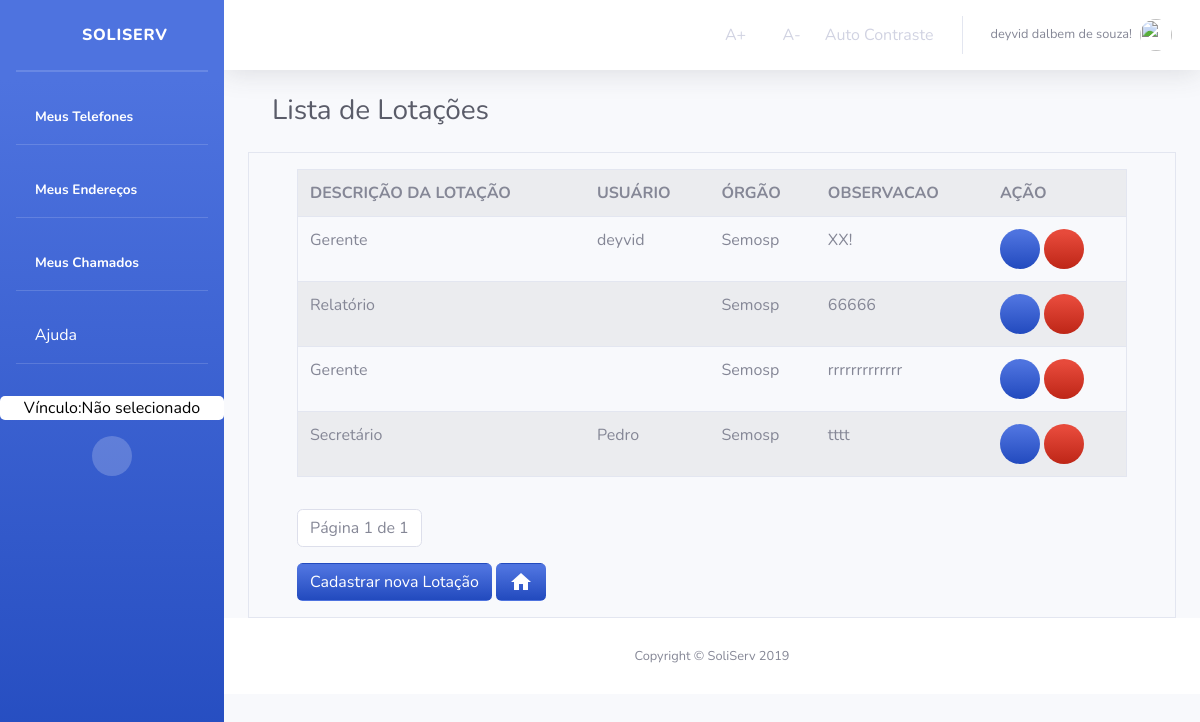
Page /Orgao/listarLotacoes/ (signed in) on the committed database.
### Orgao/models.py (models this page shows, shortened)
class Lotacao(models.Model):
    observacao = models.CharField('OBSERVAÇÃO', max_length=45)
    idTipoLotacao = models.ForeignKey(
        TipoLotacao, on_delete=models.CASCADE, verbose_name="TIPO LOTAÇÃO")
    idUsuario = models.ForeignKey(
        User, on_delete=models.CASCADE, verbose_name="USUÁRIO")
    idOrgao = models.ForeignKey(
        Orgao, on_delete=models.CASCADE, verbose_name="ÓRGÃO")
    class Meta:
        verbose_name = "Lotacao"
        verbose_name_plural = "Lotacao"

class TipoLotacao(models.Model):
    descricao = models.CharField('DESCRIÇÃO', max_length=45)
    class Meta:
        verbose_name = "TipoLotacao"
        verbose_name_plural = "TiposLotacao"

class Orgao(models.Model):
    nomeOrgao = models.CharField('NOME ORGÃO', max_length=45)
    descricao = models.CharField('DESCRIÇÃO', max_length=100)
    emailOrgao = models.CharField('EMAIL ORGÃO', max_length=45)
    nomeResponsavelOrgao = models.CharField(
        'RESPONSÁVEL PELO ÓRGÃO', max_length=45)
    enderecoOrgao = models.CharField(
        'ENDERECO ORGÃO', max_length=45, default="")
    telefoneOrgao = models.IntegerField('TELEFONE ORGÃO')
    class Meta:
        verbose_name = "Orgao"
        verbose_name_plural = "Orgao"

### Orgao/views.py (the view)
# urls.py: path('listarLotacoes/', views.LotacaoList, name='lista_lotacao'),
def LotacaoList(request):
    if not request.user.has_perm('Lotacao.add_Lotacao'):
        return render(request, 'Orgao/bloqueioDeAcesso.html')
    else:
        if not request.user.is_authenticated:
            return render(request, 'Usuario/acessoNegado.html')
        else:
            lotacao_list = Lotacao.objects.all()
            paginator = Paginator(lotacao_list, 6)
            page = request.GET.get('page')
            lotacao_list = paginator.get_page(page)
            context = {'lotacao_list': lotacao_list}
            if not request.user.is_authenticated:
                return render(request, 'Usuario/acessoNegado.html')
            else:
                return render(request, 'Lotacao/lotacaoList.html', context)

### Orgao/templates/Lotacao/lotacaoList.html (shortened to what this page needs)
{% extends "sistemaDeGestaoDeServicosPublicos/index1.html" %}
{% block titulo %}
Lista de Lotações
{% endblock titulo %}
{% block centro %}
<main id="Orgao" class="container border">
    <div class="container">
        {% block centroOrgao %}
        <form style="overflow-x: auto;">
            {% if lotacao_list %}
            <table class="table table-striped border mt-3">
                <tr>
                    <th>DESCRIÇÃO DA LOTAÇÃO</th>
                    <th>USUÁRIO</th>
                    <th>ÓRGÃO</th>
                    <th>OBSERVACAO</th>
                    <th>AÇÃO</th>
                </tr>
                {% for lotacao in lotacao_list %}
                <tr>
                    <td>
                        <a>
                            {{lotacao.idTipoLotacao.descricao}}
                        </a>
                    </td>
                    <td>{{lotacao.idUsuario.first_name}}</td>
                    <td>{{lotacao.idOrgao.nomeOrgao}}</td>
                    <td>{{lotacao.observacao}}</td>
                    <td>
                            <a  href="{% url 'Orgao:lotacao_atualizar' lotacao.id %}" class="bg-gradient-primary text-white btn-circle"title="Editar Lotação">
                                <i class="fas fa-edit"></i>
                            </a>
                        <a  href="{% url 'Orgao:lotacao_deletar' lotacao.id %}" class="bg-gradient-danger text-white btn-circle"title="Excluir Lotação">
                            <i class="fas fa-trash"></i>
                        </a>
                    </td>
                </tr>
                {% endfor %}
                {% else %}
                <div class="alert alert-danger mt-3">
                    Não há Dados Cadastrados!
                </div>
                {% endif %}
            </table>
        </form>
        <nav aria-label="text-left pagination  ">
            <ul class="pagination ">
                <li class="page-item disabled">
                    <a class="page-link" href="#">
                        Página {{ lotacao_list.number }} de
                        {{ lotacao_list.paginator.num_pages }}
                    </a>
                </li>
            </ul>
        </nav>
        <a class="btn  mb-3  bg-gradient-primary text-white"  href="{% url 'Orgao:cadastro_Lotacao'%}"
            title="cadastrar nova Lotação">
            Cadastrar nova Lotação
        </a>
        <a class="btn  mb-3  bg-gradient-primary text-white"  href="{% url 'Orgao:orgao_index'%}"
            title="Voltar a HomePage">
            <i class="material-icons">home</i>
        </a>
</main>
{% endblock %}
</div>
{% endblock %}

### templates/sistemaDeGestaoDeServicosPublicos/index1.html (shortened to what this page needs)
<!DOCTYPE html>
<html lang="pt-br">
{% load staticfiles %}
<head>
  <link rel="stylesheet" href="{% static 'tema/css/sb-admin-2.css' %}">
  <link rel="stylesheet" href="{% static 'tema/vendor/fontawesome-free/css/all.css' %}">
  <link rel="stylesheet" href="{% static 'tema/vendor/fontawesome-free/css/all.css' %}">
  <link rel="stylesheet" href="{% static 'css/style.css' %}">
  <link rel="stylesheet" href="{% static 'img/avatar_2x.png' %}">
  <link rel="stylesheet" href="https://stackpath.bootstrapcdn.com/bootstrap/4.3.1/css/bootstrap.min.css"
>
  <link href="https://unpkg.com/material-components-web@latest/dist/material-components-web.min.css" rel="stylesheet">
  <link href="vendor/fontawesome-free/css/all.min.css" rel="stylesheet" type="text/css">
  <link href="css/sb-admin-2.min.css" rel="stylesheet">
</head>
<body id="page-top" class="acessibilidade teste">
  <div id="wrapper">
    <ul class="navbar-nav bg-gradient-primary sidebar sidebar-dark accordion" id="accordionSidebar">
      <a class="sidebar-brand d-flex align-items-center justify-content-center" href="{% url 'index' %}">
        <div class="sidebar-brand-icon">
          <i class="fas fa-home"></i>
        </div>
        <div class="sidebar-brand-text mx-3">SoliServ</div>
      </a>
      <hr class="sidebar-divider my-0">
      <hr class="sidebar-divider">
      <li class="nav-item active">
        <a class="nav-link" href="{% url 'listaTelefones' %}" title="Listar Meus Telefones">
          <i class="fas fa-phone-alt"></i>
          <span>Meus Telefones</span></a>
      </li>
      <hr class="sidebar-divider d-none d-md-block">
      <li class="nav-item active">
        <a class="nav-link" href="{% url 'listaEnderecos' %}" title="Listar Meus Endereços">
          <i class="fas fa-map-marker-alt"></i>
          <span>Meus Endereços</span></a>
      </li>
      <hr class="sidebar-divider d-none d-md-block">
      {% if user.is_authenticated %}
      <li class="nav-item active">
        <a class="nav-link" href="{% url 'Chamados:lista_chamado' user.id %}" title="Listar Meus Chamados">
          <i class="fas fa-list"></i>
          <span>Meus Chamados</span></a>
      </li>
      {% else %}
      <li class="nav-item active">
        <a class="nav-link" href="#" title="Listar Meus Chamados">
          <i class="fas fa-list"></i>
          <span>Meus Chamados</span></a>
      </li>
      {% endif %}
      <hr class="sidebar-divider d-none d-md-block">
      <li class="nav-item">
        <a class="nav-link text-white" href="#" data-toggle="modal" data-target="#ModalAjuda" title="Obter informações">
          <i class="far fa-question-circle"></i>
          Ajuda
        </a>
      </li>
      <hr class="sidebar-divider d-none d-md-block">
      {% if request.session.temVinculo %}
      <a class="mt-3 text-center w-60 escolheVinculo" title="Clique para Escolher o Vínculo"
        href="{% url 'Orgao:retorna_Lotacao' %}">
        {% if request.session.nomeVinculo %}
        <span> Vínculo: {{ request.session.nomeVinculo }}</span>
        {% else %}
        <span> Vínculo:Não selecionado</span>
        {% endif %}
      </a>
      {% endif %}
      <div class=" mt-3 text-center d-none d-md-inline">
        <button class="rounded-circle border-0" id="sidebarToggle"></button>
      </div>
    </ul>
    <div id="content-wrapper" class="d-flex flex-column">
      <div id="content">
        <nav class="navbar navbar-expand navbar-light bg-white topbar mb-4 static-top shadow">
          <ul class="navbar-nav ml-auto">
            <li class="nav-item active">
              <a class="nav-link acessibilidade" onClick="fonte('a');" href="#" title="Aumentar Tamanho da Fonte">
                <i class="far fa-arrow-alt-circle-up"></i>
                <span>A+</span></a>
            </li>
            <li class="nav-item active">
              <a class="nav-link acessibilidade" onClick="fonte('d');" href="#" title="Diminuir Tamanho da Fonte">
                <i class="far fa-arrow-alt-circle-down"></i>
                <span>A-</span></a>
            </li>
            <li class="nav-item active">
              <a href="#altocontraste" id="altocontraste" accesskey="3" title="Auto Contraste"
                onclick="window.toggleContrast()" onkeydown="window.toggleContrast()" class="nav-link"
                title="Auto Contraste">
                <span>Auto Contraste</span></a>
            </li>
            <li class="nav-item dropdown no-arrow">
              <a class="nav-link dropdown-toggle" href="#" id="userDropdown" role="button" data-toggle="dropdown"
                aria-haspopup="true" aria-expanded="false">
                {% if user.is_authenticated %}
                <span class="mr-2 d-none d-lg-inline text-gray-600 small">{{ user.first_name }}
                  {{ user.last_name}}!</span>
                {% else %}
                <span class="mr-2 d-none d-lg-inline text-gray-600 small">Usuário não está logado!</span>
                {% endif %}
                {% if user.is_authenticated %}
                <img class="img-profile rounded-circle" src="{{ request.session.profile_picture }}">
                {% else %}
                <img class="img-profile rounded-circle" src="{% static 'img/avatar_2x.png' %}">
                {% endif %}
              </a>
            </li>
          </ul>
        </nav>
        <div class="container-fluid">
          <div class="d-sm-flex align-items-center justify-content-between mb-4 container">
            <h1 class="h3 mb-0 text-gray-800">{% block titulo %}{% endblock titulo%}</h1>
          </div>
          <div class="">
            {% block centro %}
            {% endblock %}
          </div>
          <footer class="sticky-footer bg-white">
            <div class="container my-auto">
              <div class="copyright text-center my-auto">
                <span>Copyright &copy; SoliServ 2019</span>
              </div>
            </div>
          </footer>
        </div>
      </div>
</body>
</html>

### sistemaDeGestaoDeServicosPublicos/static/css/style.css (style rules this page uses)
.escolheVinculo { border-radius: 5px; background-color: white; color: black; }

### rows in the picture
Lotacao: idTipoLotacao.descricao "Gerente", idUsuario.first_name "deyvid", idOrgao.nomeOrgao "Semosp", observacao "XX!"
Lotacao: idTipoLotacao.descricao "Relatório", idOrgao.nomeOrgao "Semosp", observacao "66666"
Lotacao: idTipoLotacao.descricao "Gerente", idOrgao.nomeOrgao "Semosp", observacao "rrrrrrrrrrrrr"
Lotacao: idTipoLotacao.descricao "Secretário", idUsuario.first_name "Pedro", idOrgao.nomeOrgao "Semosp", observacao "tttt"

### other values in the picture
{{ user.first_name }} "deyvid"
{{ user.last_name }} "dalbem de souza"
{{ lotacao_list.number }} "1"
{{ lotacao_list.paginator.num_pages }} "1"
